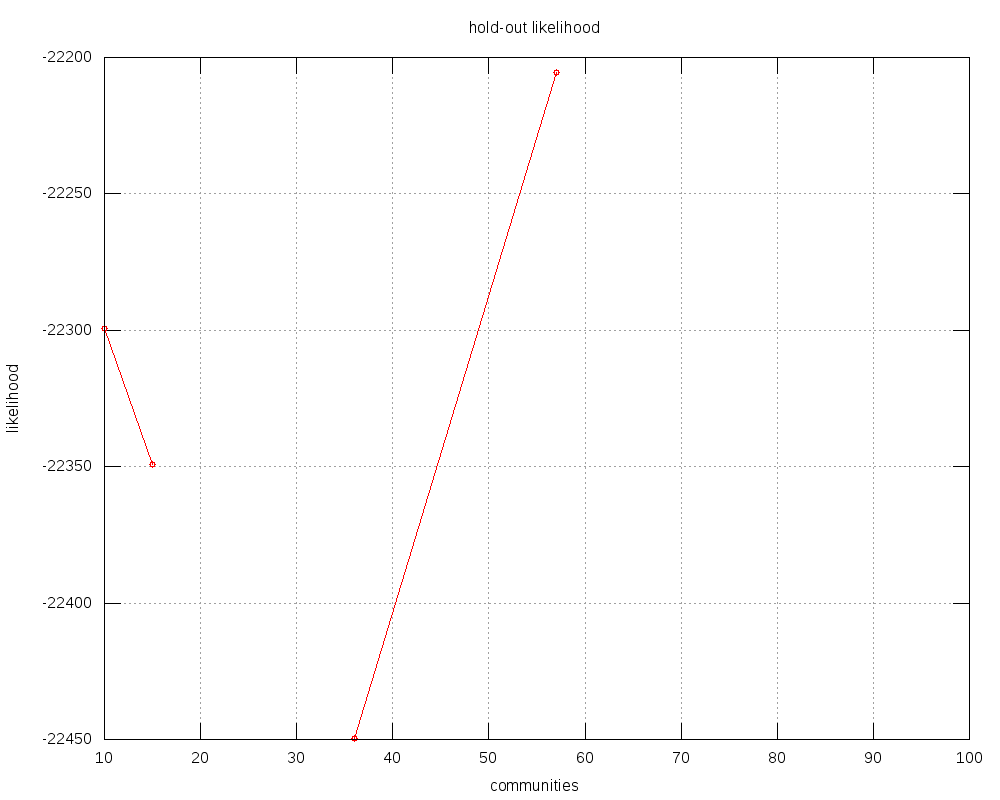

Write gnuplot code to recreate this figure.
#
# hold-out likelihood (Thu Aug 20 14:37:52 2015)
#

set title "hold-out likelihood"
set key bottom right
set autoscale
set grid
set xlabel "communities"
set ylabel "likelihood"
set tics scale 2
set terminal png size 1000,800
set output '.CV.likelihood.png'
plot 	".CV.likelihood.tab" using 1:2 title "" with linespoints pt 6
